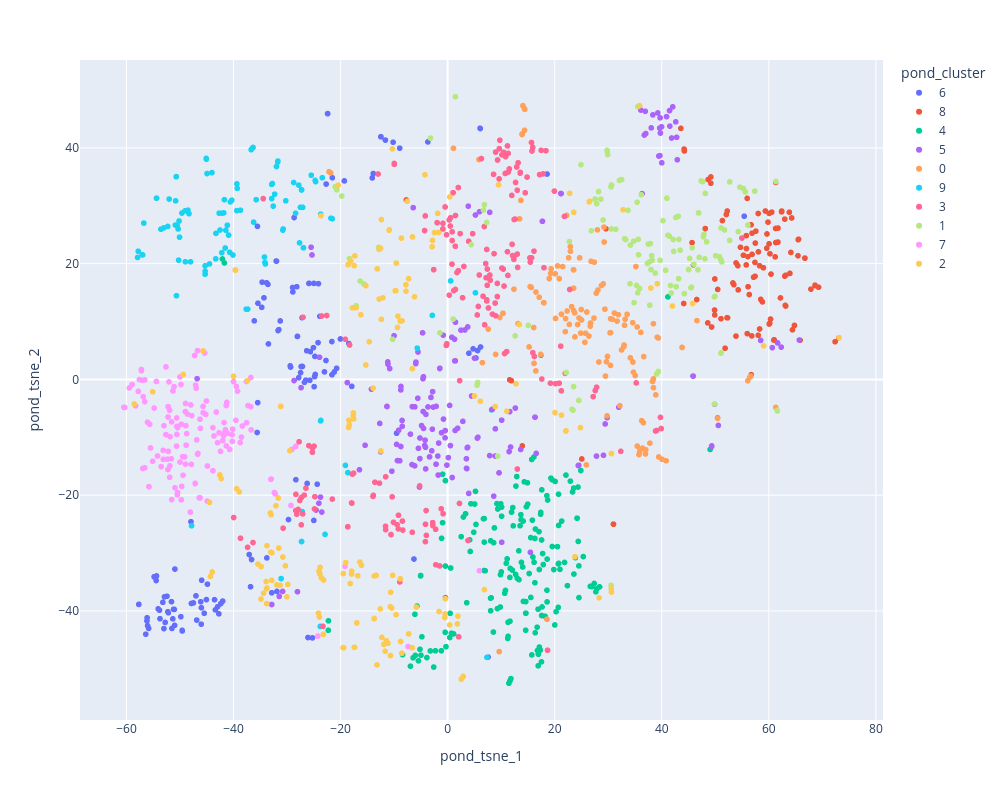

Here is the notebook cell this chart was saved with:
### Code cell
px.scatter(
    df, 
    x="pond_tsne_1", 
    y="pond_tsne_2", 
    color="pond_cluster",
    hover_data={
        "title": True,
        "pond_tsne_1": False, 
        "pond_tsne_2": False, 
        "max_salary": False,
    },
    width=1000, 
    height=800
)

### Figure 1 — Plotly figure (JSON) as saved in the notebook; plotly's stock layout.template omitted (floating-point values rounded to 4 significant figures; data arrays with more than 128 entries replaced by an {"elided": "..."} marker saying what was removed)
{"data": [{"customdata": {"elided": "140x2 mixed values"}, "hovertemplate": "pond_cluster=6<br>title=%{customdata[0]}<extra></extra>", "legendgroup": "6", "marker": {"color": "#636efa", "symbol": "circle"}, "mode": "markers", "name": "6", "showlegend": true, "type": "scattergl", "x": {"elided": "140 float values"}, "xaxis": "x", "y": {"elided": "140 float values"}, "yaxis": "y"}, {"customdata": {"elided": "113x2 mixed values"}, "hovertemplate": "pond_cluster=8<br>title=%{customdata[0]}<extra></extra>", "legendgroup": "8", "marker": {"color": "#EF553B", "symbol": "circle"}, "mode": "markers", "name": "8", "showlegend": true, "type": "scattergl", "x": [52.22, 57.58, 61.7, 61.71, 53.87, 48.66, 54.28, 49.9, 60.17, 56.71, 44.17, 44.22, 49.86, 52.28, 60.41, 56.12, 65.84, 58.98, 62.41, 58.05, 29.57, 62.97, 66.74, 63.13, 56.68, 62.37, 56.09, 48.59, 62.17, 59.36, 61.29, 56.82, 72.38, 56.86, 57.47, 56.34, 62.97, 60.32, 44.1, 65.55, 61.29, 49.31, 49.17, 63.94, 57.42, 60.04, 59.61, 56.86, 60.93, 11.59, 55.82, 58.8, 58.28, 45.65, 67.86, 63.06, 30.97, 51.32, 60.54, 65.48, 66.74, 55.79, 51.83, 51.06, 64.12, 64.41, 55.95, 52.06, 60.99, 60.06, 57.15, 55.78, 64.79, 64.27, 55.96, 58.28, 60.07, 59.84, 54.21, 68.63, 58.01, 61.26, 73.05, 61.18, 52.19, 30.97, 43.57, 57.41, 69.28, 45.92, 50.44, 53.86, 63.83, 58.01, 13.94, -7.726, 54.69, 1.424, 55.25, 53.29, 25.06, 53.47, 63.15, 49.89, 11.89, 58.48, 68.65, 48.13, 65.45, 49.16, 59.66, 46.54, 60.21], "xaxis": "x", "y": [29.09, 25.61, 23.73, 26.15, 20.13, 34.54, 15.47, 17.35, 9.702, 0.8144, 39.8, 39.47, 11.99, 10.64, 18.19, 16.01, 6.768, 19.29, 29.09, 22.03, 26.02, 17.85, 20.96, 17.99, 26.71, 28.95, 21.21, 9.765, 14.08, 29.09, 34.04, 7.517, 6.514, 21.6, 23.56, 14.67, 27.69, 10.43, 13.12, 24.22, 23.65, 9.057, 34.97, 18.32, 17.82, 23.43, 22.66, 25.26, 6.798, -0.07472, 22.61, 13.39, 19.63, 23.63, 15.6, 12.8, -25.01, 27.44, 28.9, 24.14, 20.96, 24.84, 5.389, 10.48, 21.93, 8.572, 31.28, 28.49, 6.854, 9.57, 17.66, 19.78, 9.334, 27.9, 7.913, 8.719, 28.68, 27.17, 19.64, 16.28, 7.618, 26.08, 7.175, 21.17, 10.65, -25.01, 43.37, 20.21, 15.93, 19.79, 15.54, 7.483, 28.89, 28.66, -11.48, 31.0, 22.82, 3.21, 21.45, 16.66, -13.74, 16.36, 12.68, 11.14, -0.2111, 13.83, 16.21, 26.06, 21.37, 33.9, 25.13, 13.8, 21.71], "yaxis": "y"}, {"customdata": {"elided": "181x2 mixed values"}, "hovertemplate": "pond_cluster=4<br>title=%{customdata[0]}<extra></extra>", "legendgroup": "4", "marker": {"color": "#00cc96", "symbol": "circle"}, "mode": "markers", "name": "4", "showlegend": true, "type": "scattergl", "x": {"elided": "181 float values"}, "xaxis": "x", "y": {"elided": "181 float values"}, "yaxis": "y"}, {"customdata": {"elided": "174x2 mixed values"}, "hovertemplate": "pond_cluster=5<br>title=%{customdata[0]}<extra></extra>", "legendgroup": "5", "marker": {"color": "#ab63fa", "symbol": "circle"}, "mode": "markers", "name": "5", "showlegend": true, "type": "scattergl", "x": {"elided": "174 float values"}, "xaxis": "x", "y": {"elided": "174 float values"}, "yaxis": "y"}, {"customdata": {"elided": "137x2 mixed values"}, "hovertemplate": "pond_cluster=0<br>title=%{customdata[0]}<extra></extra>", "legendgroup": "0", "marker": {"color": "#FFA15A", "symbol": "circle"}, "mode": "markers", "name": "0", "showlegend": true, "type": "scattergl", "x": {"elided": "137 float values"}, "xaxis": "x", "y": {"elided": "137 float values"}, "yaxis": "y"}, {"customdata": {"elided": "110x2 mixed values"}, "hovertemplate": "pond_cluster=9<br>title=%{customdata[0]}<extra></extra>", "legendgroup": "9", "marker": {"color": "#19d3f3", "symbol": "circle"}, "mode": "markers", "name": "9", "showlegend": true, "type": "scattergl", "x": [-42.19, -39.37, -48.32, -21.8, -26.93, -57.05, -36.25, -27.5, -52.02, -49.05, -34.22, -54.38, -43.32, -25.48, -27.29, -53.05, -32.87, -39.39, -40.92, -49.63, -2.865, -24.67, -49.01, -50.69, -37.63, 7.347, -23.8, -47.84, -50.66, -35.77, -44.48, -32.31, -37.35, -23.73, -27.8, -30.74, -40.71, -23.42, -56.76, 0.5565, -31.71, -27.08, -36.41, -32.58, -41.7, -57.8, -27.16, -27.29, -45.31, -50.5, -36.7, -26.93, -24.75, -41.43, -32.86, -44.95, -39.31, -30.23, -52.29, -36.36, -21.55, -50.71, -42.14, -50.87, -40.6, -18.64, -5.686, -56.97, -45.1, -53.57, -40.11, -43.28, -44.03, -27.67, -50.35, -31.11, -19.1, -45.3, -42.52, -27.29, -22.91, -48.52, -50.08, -32.75, -48.03, -57.93, -28.77, -23.71, -45.31, -50.18, -41.56, -56.76, -45.07, -27.3, -41.83, -38.71, -34.13, 5.188, -50.82, -28.42, -31.97, -42.68, -54.38, -31.74, -40.33, -50.25, -30.78, -34.04, -41.16, -23.68], "xaxis": "x", "y": [21.89, 33.79, 28.64, 27.86, 22.74, 21.54, 27.18, 29.73, 31.16, 29.12, 21.14, 31.32, 20.83, 35.28, 32.78, 26.17, 33.69, 29.16, 24.94, 28.74, 11.07, 34.17, 20.32, 35.03, 12.14, -48.02, -42.67, -25.28, 14.46, 31.06, 19.95, 32.0, 12.15, -7.161, 33.56, 25.99, 21.96, 34.84, 27.01, 17.02, 37.72, 29.73, 40.02, 29.94, 31.05, 22.14, -22.84, -28.01, 19.62, 26.55, 39.7, 22.74, 34.39, 25.76, 31.24, 35.57, 33.01, 30.86, 26.43, 40.07, 27.75, 35.01, 28.72, 26.67, 30.67, -16.1, 5.408, 21.51, 38.18, 25.95, 21.49, 25.23, 35.73, 23.58, 25.99, -34.41, -14.85, 18.68, 25.81, 32.73, -26.77, 29.25, 24.58, 33.84, 20.32, 21.07, 34.02, 28.54, 18.17, 27.37, 22.7, 27.0, 38.05, -28.01, 28.77, 29.22, 20.19, 14.96, 30.85, 28.7, 36.78, 28.72, 31.32, 37.56, 30.96, 20.6, 25.78, 19.95, 26.64, -7.086], "yaxis": "y"}, {"customdata": {"elided": "199x2 mixed values"}, "hovertemplate": "pond_cluster=3<br>title=%{customdata[0]}<extra></extra>", "legendgroup": "3", "marker": {"color": "#FF6692", "symbol": "circle"}, "mode": "markers", "name": "3", "showlegend": true, "type": "scattergl", "x": {"elided": "199 float values"}, "xaxis": "x", "y": {"elided": "199 float values"}, "yaxis": "y"}, {"customdata": {"elided": "128x2 mixed values"}, "hovertemplate": "pond_cluster=1<br>title=%{customdata[0]}<extra></extra>", "legendgroup": "1", "marker": {"color": "#B6E880", "symbol": "circle"}, "mode": "markers", "name": "1", "showlegend": true, "type": "scattergl", "x": [44.21, 46.77, 41.74, 49.94, 47.89, 43.07, 39.02, 27.54, 43.15, 38.2, 34.83, 54.28, 28.19, 43.21, 55.61, 35.28, 15.06, 39.68, 7.293, 42.22, 26.83, -20.7, -16.35, -1.454, 46.01, 51.09, 51.05, 47.64, 30.61, 22.16, 22.75, 54.59, 40.96, 48.12, 40.71, 33.69, 29.04, 40.94, -15.69, 45.21, 39.36, 5.6, 52.68, 29.78, -18.34, 12.61, 27.85, -21.02, 1.042, 38.12, 51.72, 41.15, 23.24, 47.77, 35.66, 30.52, 34.13, 36.17, 37.98, 56.09, 52.69, 37.71, 61.55, 46.88, 37.86, 42.12, 1.446, 45.54, 37.76, 41.43, -17.07, 37.31, 38.79, 46.88, 47.35, 23.41, 35.51, -12.9, 49.81, 50.07, 35.6, -3.221, 61.59, 42.7, 23.53, 45.45, 30.53, 24.51, 34.75, 50.75, 35.49, 28.62, 9.341, 45.01, 61.31, 30.58, -19.78, 6.697, 24.91, 51.04, 31.41, 37.48, 29.9, -10.26, 35.86, 42.63, 6.868, 46.98, 57.36, 40.22, 45.68, 48.06, 51.21, 48.37, 33.06, 32.5, 49.84, 34.07, 43.44, 41.64, 32.1, 33.25, 55.27, 35.39, 4.39, 5.5, 29.81, 51.07], "xaxis": "x", "y": [14.82, 18.93, 14.92, 14.34, 25.06, 28.19, 0.9436, 31.16, 17.41, 20.57, 13.26, 25.52, 32.45, 24.18, 32.38, 16.23, 9.33, 20.58, 27.12, 22.12, 25.68, 32.75, 17.0, 8.04, 19.9, 4.598, 4.528, 34.17, 33.59, 1.198, 23.82, 33.23, 31.31, 32.14, 18.85, 29.21, 27.55, 31.33, 16.54, 20.9, 1.375, -0.5329, 24.02, 39.57, 20.88, 7.521, 30.36, 33.29, 10.43, 21.38, 25.82, 24.91, -5.167, 24.64, 21.54, 33.27, 23.21, 31.89, 18.99, 26.67, 34.13, 20.31, -5.366, 28.77, 23.47, 24.17, 48.83, 15.94, 12.83, 24.75, 12.72, 20.03, 18.36, 28.77, 34.3, -5.323, 47.11, 22.8, 14.27, 21.37, 24.21, 41.69, -5.444, 16.02, -1.241, 15.83, -35.57, -3.635, 23.87, 21.19, 14.96, 31.15, -13.24, 18.99, 34.19, 25.99, 31.68, 29.27, 37.1, 20.7, 25.93, 23.38, 38.85, 6.916, 15.71, 27.98, 30.2, 21.1, 32.54, 27.42, 22.75, 20.83, 20.3, 23.77, 24.32, 34.54, -4.232, 16.54, 22.33, 16.22, 34.38, 24.17, 32.97, 30.63, 23.29, -0.9824, 39.42, 26.18], "yaxis": "y"}, {"customdata": {"elided": "137x2 mixed values"}, "hovertemplate": "pond_cluster=7<br>title=%{customdata[0]}<extra></extra>", "legendgroup": "7", "marker": {"color": "#FF97FF", "symbol": "circle"}, "mode": "markers", "name": "7", "showlegend": true, "type": "scattergl", "x": {"elided": "137 float values"}, "xaxis": "x", "y": {"elided": "137 float values"}, "yaxis": "y"}, {"customdata": {"elided": "181x2 mixed values"}, "hovertemplate": "pond_cluster=2<br>title=%{customdata[0]}<extra></extra>", "legendgroup": "2", "marker": {"color": "#FECB52", "symbol": "circle"}, "mode": "markers", "name": "2", "showlegend": true, "type": "scattergl", "x": {"elided": "181 float values"}, "xaxis": "x", "y": {"elided": "181 float values"}, "yaxis": "y"}], "layout": {"height": 800, "legend": {"title": {"text": "pond_cluster"}, "tracegroupgap": 0}, "margin": {"t": 60}, "width": 1000, "xaxis": {"anchor": "y", "domain": [0, 1], "title": {"text": "pond_tsne_1"}}, "yaxis": {"anchor": "x", "domain": [0, 1], "title": {"text": "pond_tsne_2"}}}}
